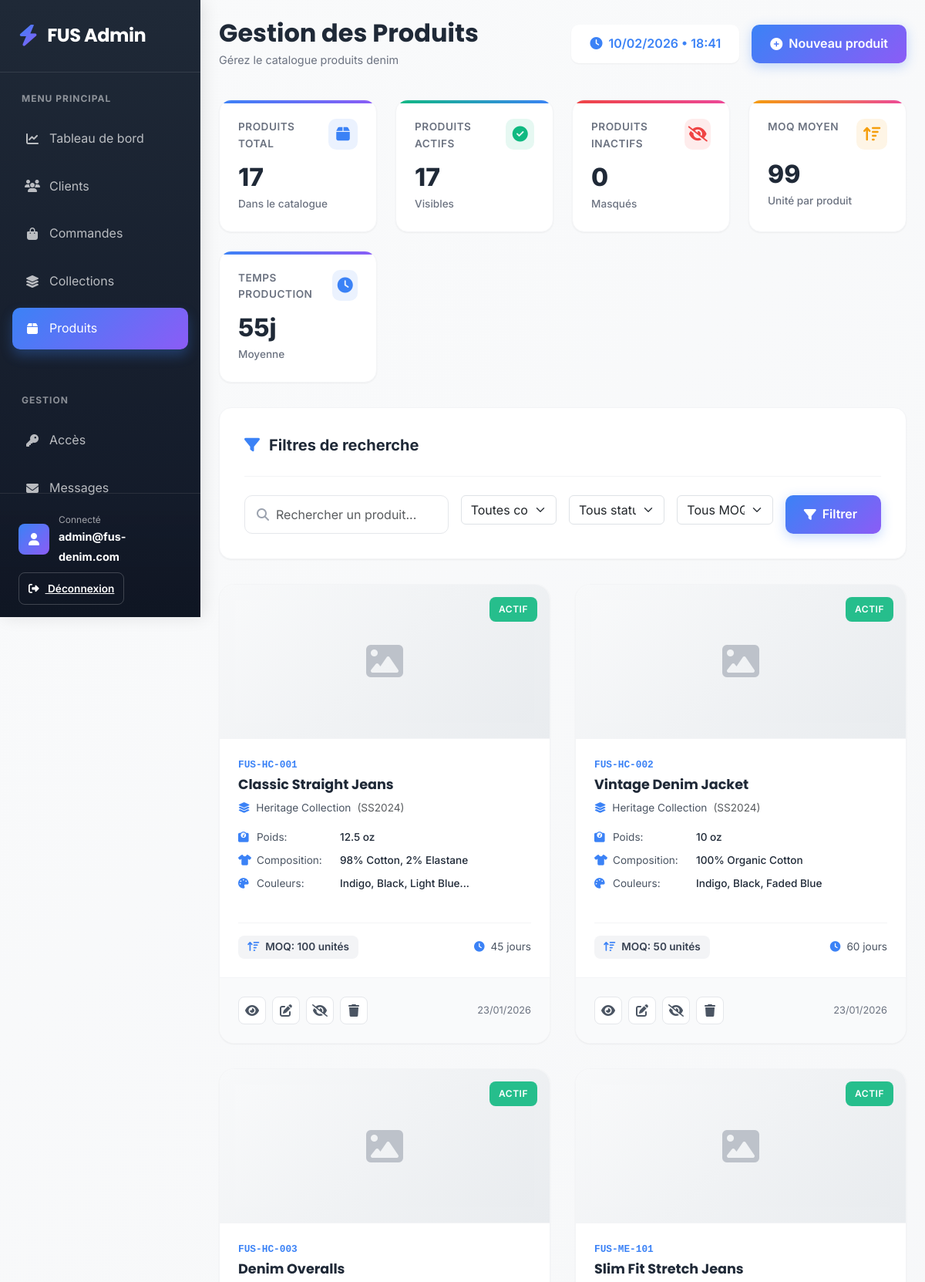
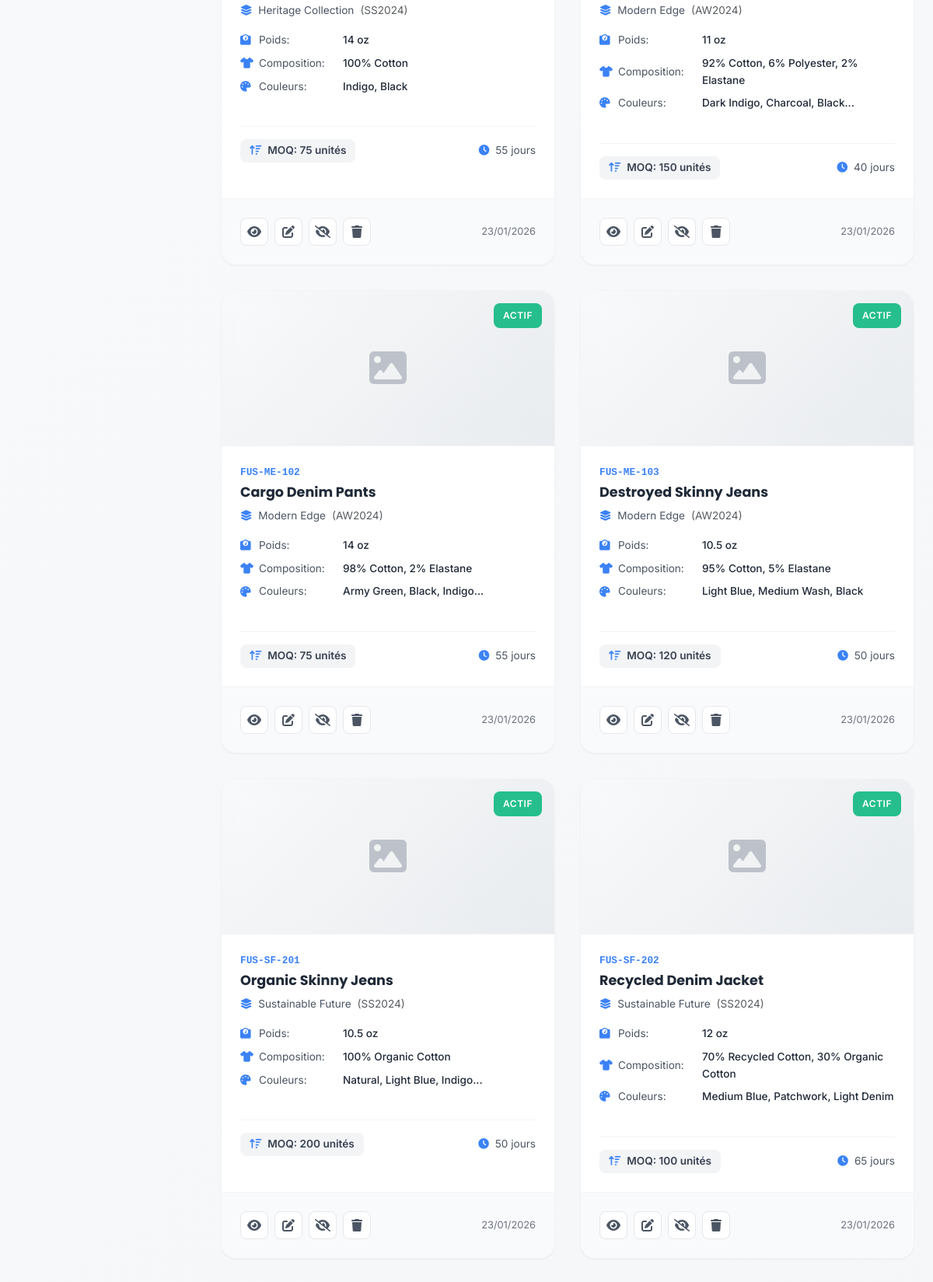
The page /products.php (signed in, upper part) on the database its author committed (2 pictures, top to bottom).
### tables this page shows
CREATE TABLE IF NOT EXISTS products (
    id INT PRIMARY KEY AUTO_INCREMENT,
    collection_id INT,
    reference VARCHAR(100) UNIQUE,
    name VARCHAR(255),
    description TEXT,
    fabric_composition TEXT,
    weight_oz VARCHAR(50),
    available_colors TEXT,
    available_sizes TEXT,
    wash_types TEXT,
    certifications TEXT,
    moq INT,
    production_time_days INT,
    pdf_spec_url VARCHAR(500),
    is_active BOOLEAN DEFAULT TRUE,
    created_at TIMESTAMP DEFAULT CURRENT_TIMESTAMP,
    FOREIGN KEY (collection_id) REFERENCES collections(id) ON DELETE SET NULL,
    INDEX idx_reference (reference),
    INDEX idx_collection (collection_id),
    INDEX idx_active_product (is_active),
    INDEX idx_moq (moq)
);

CREATE TABLE IF NOT EXISTS collections (
    id INT PRIMARY KEY AUTO_INCREMENT,
    name VARCHAR(255),
    season VARCHAR(100),
    description TEXT,
    is_public BOOLEAN DEFAULT FALSE,
    created_at TIMESTAMP DEFAULT CURRENT_TIMESTAMP,
    INDEX idx_public (is_public),
    INDEX idx_season (season)
);

### products.php (the view, shortened to what this page needs)
<?php
$database = new Database();
$conn = $database->getConnection();
$search = isset($_GET['search']) ? $_GET['search'] : '';
$collection_filter = isset($_GET['collection']) ? intval($_GET['collection']) : '';
$status_filter = isset($_GET['status']) ? $_GET['status'] : '';
$moq_filter = isset($_GET['moq']) ? $_GET['moq'] : '';
$query = "SELECT p.*, c.name as collection_name, c.season as collection_season
          FROM products p
          LEFT JOIN collections c ON p.collection_id = c.id
          WHERE 1=1 ";
$params = [];
$types = '';
$query .= " ORDER BY p.created_at DESC";
if ($params) {
    $stmt = $conn->prepare($query);
    $stmt->bind_param($types, ...$params);
    $stmt->execute();
    $result = $stmt->get_result();
} else {
    $result = $conn->query($query);
}
$products = [];
if ($result) {
    while($row = $result->fetch_assoc()) {
        $products[] = $row;
    }
}
$stats_result = $conn->query("
    SELECT
        COUNT(*) as total,
        SUM(is_active = 1) as active,
        SUM(is_active = 0) as inactive,
        AVG(moq) as avg_moq,
        AVG(production_time_days) as avg_production_days
    FROM products
");
$stats = $stats_result->fetch_assoc();
?>
<!DOCTYPE html>
<html lang="fr">
<head>
    <link href="https://cdn.jsdelivr.net/npm/bootstrap@5.3.0-alpha1/dist/css/bootstrap.min.css" rel="stylesheet">
    <link rel="stylesheet" href="https://cdnjs.cloudflare.com/ajax/libs/font-awesome/6.4.0/css/all.min.css">
</head>
<body>
    <div class="sidebar">
        <div class="logo">
            <i class="fas fa-bolt"></i>
            <h2>FUS Admin</h2>
        </div>
        <div class="nav-section">
            <div class="nav-label">Menu Principal</div>
            <a href="dashboard.php" class="nav-item">
                <i class="fas fa-chart-line"></i>
                <span>Tableau de bord</span>
            </a>
            <a href="clients.php" class="nav-item">
                <i class="fas fa-users"></i>
                <span>Clients</span>
            </a>
            <a href="order.php" class="nav-item">
                <i class="fas fa-shopping-bag"></i>
                <span>Commandes</span>
            </a>
            <a href="collection.php" class="nav-item">
                <i class="fas fa-layer-group"></i>
                <span>Collections</span>
            </a>
            <a href="products.php" class="nav-item active">
                <i class="fas fa-box"></i>
                <span>Produits</span>
            </a>
        </div>
        <div class="nav-section">
            <div class="nav-label">Gestion</div>
            <a href="access_requests.php" class="nav-item">
                <i class="fas fa-key"></i>
                <span>Accès</span>
            </a>
            <a href="messages.php" class="nav-item">
                <i class="fas fa-envelope"></i>
                <span>Messages</span>
            </a>
        </div>
        <div class="sidebar-user">
            <div class="user-card">
                <div class="user-avatar">
                    <i class="fas fa-user"></i>
                </div>
                <div class="user-info">
                    <small>Connecté</small>
                    <strong><?php echo htmlspecialchars(substr($_SESSION['user_email'], 0, 20)); ?></strong>
                </div>
            </div>
            <a href="login.php" class="logout-btn">
                <i class="fas fa-sign-out-alt me-2"></i> Déconnexion
            </a>
        </div>
    </div>
    <div class="main-content">
        <div class="header">
            <div class="header-title">
                <h1>Gestion des Produits</h1>
                <p>Gérez le catalogue produits denim</p>
            </div>
            <div class="header-actions">
                <div class="time-display">
                </div>
                <a href="product_create.php" class="btn-modern">
                    <i class="fas fa-plus-circle"></i> Nouveau produit
                </a>
            </div>
        </div>
        <div class="stats-grid">
            <div class="stat-box">
                <div class="stat-header">
                    <div class="stat-label">Produits total</div>
                    <div class="stat-icon">
                        <i class="fas fa-box"></i>
                    </div>
                </div>
                <div class="stat-value"><?php echo $stats['total']; ?></div>
                <div class="stat-trend">Dans le catalogue</div>
            </div>
            <div class="stat-box">
                <div class="stat-header">
                    <div class="stat-label">Produits actifs</div>
                    <div class="stat-icon">
                        <i class="fas fa-check-circle"></i>
                    </div>
                </div>
                <div class="stat-value"><?php echo $stats['active']; ?></div>
                <div class="stat-trend">Visibles</div>
            </div>
            <div class="stat-box">
                <div class="stat-header">
                    <div class="stat-label">Produits inactifs</div>
                    <div class="stat-icon">
                        <i class="fas fa-eye-slash"></i>
                    </div>
                </div>
                <div class="stat-value"><?php echo $stats['inactive']; ?></div>
                <div class="stat-trend">Masqués</div>
            </div>
            <div class="stat-box">
                <div class="stat-header">
                    <div class="stat-label">MOQ moyen</div>
                    <div class="stat-icon">
                        <i class="fas fa-sort-amount-up"></i>
                    </div>
                </div>
                <div class="stat-value"><?php echo round($stats['avg_moq']); ?></div>
                <div class="stat-trend">Unité par produit</div>
            </div>
            <div class="stat-box">
                <div class="stat-header">
                    <div class="stat-label">Temps production</div>
                    <div class="stat-icon">
                        <i class="fas fa-clock"></i>
                    </div>
                </div>
                <div class="stat-value"><?php echo round($stats['avg_production_days']); ?>j</div>
                <div class="stat-trend">Moyenne</div>
            </div>
        </div>
        <div class="card-modern">
            <div class="card-header">
                <div class="card-title">
                    <i class="fas fa-filter"></i> Filtres de recherche
                </div>
            </div>
            <form method="GET" class="row g-3 filter-form">
                <div class="col-lg-4">
                    <div class="search-box">
                        <i class="fas fa-search"></i>
                        <input type="text" class="form-control" name="search"
                               placeholder="Rechercher un produit..."
                               value="<?php echo htmlspecialchars($search); ?>">
                    </div>
                </div>
                <div class="col-lg-2">
                    <select class="form-select" name="collection">
                        <option value="">Toutes collections</option>
                    </select>
                </div>
                <div class="col-lg-2">
                    <select class="form-select" name="status">
                        <option value="">Tous statuts</option>
                    </select>
                </div>
                <div class="col-lg-2">
                    <select class="form-select" name="moq">
                        <option value="">Tous MOQ</option>
                    </select>
                </div>
                <div class="col-lg-2">
                    <button type="submit" class="btn-modern w-100">
                        <i class="fas fa-filter"></i> Filtrer
                    </button>
                </div>
            </form>
        </div>
        <?php if (empty($products)): ?>
        <div class="empty-state">
            <i class="fas fa-tags"></i>
            <h3>Aucun produit trouvé</h3>
            <p>
                <?php if ($search || $collection_filter || $status_filter !== '' || $moq_filter): ?>
                Essayez de modifier vos critères de recherche pour trouver ce que vous cherchez.
                <?php else: ?>
                Commencez par créer votre premier produit dans le catalogue.
                <?php endif; ?>
            </p>
            <?php if ($search || $collection_filter || $status_filter !== '' || $moq_filter): ?>
            <a href="products.php" class="btn-outline-modern">Voir tous les produits</a>
            <?php else: ?>
            <a href="product_create.php" class="btn-modern">
                <i class="fas fa-plus-circle me-2"></i>Créer un produit
            </a>
            <?php endif; ?>
        </div>
        <?php else: ?>
        <div class="products-grid">
            <?php foreach($products as $index => $product):
                $image_url = null;
            ?>
            <div class="product-card" style="animation-delay: <?php echo ($index * 0.05) + 0.2; ?>s;">
                <div class="product-image-container">
                    <?php if ($image_url): ?>
                        <img src="<?php echo htmlspecialchars($image_url); ?>"
                             alt="<?php echo htmlspecialchars($product['name']); ?>"
                             class="product-image"
                             onerror="this.onerror=null; this.style.display='none'; this.parentElement.querySelector('.image-placeholder').style.display='flex';">
                        <div class="image-placeholder" style="display: none;">
                            <i class="fas fa-image"></i>
                        </div>
                    <?php else: ?>
                        <div class="image-placeholder">
                            <i class="fas fa-image"></i>
                        </div>
                    <?php endif; ?>
                    <span class="product-status <?php echo $product['is_active'] ? 'status-active' : 'status-inactive'; ?>">
                        <?php echo $product['is_active'] ? 'Actif' : 'Inactif'; ?>
                    </span>
                </div>
                <div class="product-content">
                    <div class="product-header">
                        <div class="product-ref"><?php echo htmlspecialchars($product['reference']); ?></div>
                        <h3 class="product-name"><?php echo htmlspecialchars($product['name']); ?></h3>
                        <?php if ($product['collection_name']): ?>
                        <div class="product-collection">
                            <i class="fas fa-layer-group"></i>
                            <?php echo htmlspecialchars($product['collection_name']); ?>
                            <?php if ($product['collection_season']): ?>
                            <span class="text-muted">(<?php echo $product['collection_season']; ?>)</span>
                            <?php endif; ?>
                        </div>
                        <?php endif; ?>
                    </div>
                    <div class="product-specs">
                        <?php if ($product['weight_oz']): ?>
                        <div class="spec-item">
                            <i class="fas fa-weight"></i>
                            <span class="spec-label">Poids:</span>
                            <span class="spec-value"><?php echo htmlspecialchars($product['weight_oz']); ?> oz</span>
                        </div>
                        <?php endif; ?>
                        <?php if ($product['fabric_composition']): ?>
                        <div class="spec-item">
                            <i class="fas fa-tshirt"></i>
                            <span class="spec-label">Composition:</span>
                            <span class="spec-value"><?php echo htmlspecialchars(substr($product['fabric_composition'], 0, 50)); ?></span>
                        </div>
                        <?php endif; ?>
                        <?php if ($product['available_colors']): ?>
                        <div class="spec-item">
                            <i class="fas fa-palette"></i>
                            <span class="spec-label">Couleurs:</span>
                            <span class="spec-value"><?php
                                $colors = explode(',', $product['available_colors']);
                                echo htmlspecialchars(implode(', ', array_slice($colors, 0, 3)));
                                if (count($colors) > 3) echo '...';
                            ?></span>
                        </div>
                        <?php endif; ?>
                    </div>
                    <div class="product-meta">
                        <div class="moq-badge">
                            <i class="fas fa-sort-amount-up"></i>
                            MOQ: <?php echo $product['moq']; ?> unités
                        </div>
                        <div class="production-time">
                            <i class="fas fa-clock"></i>
                            <?php echo $product['production_time_days']; ?> jours
                        </div>
                    </div>
                </div>
                <div class="product-footer">
                    <div class="btn-action-group">
                        <a href="product_view.php?id=<?php echo $product['id']; ?>"
                           class="btn-action btn-view" title="Voir">
                            <i class="fas fa-eye"></i>
                        </a>
                        <a href="product_edit.php?id=<?php echo $product['id']; ?>"
                           class="btn-action btn-edit" title="Modifier">
                            <i class="fas fa-edit"></i>
                        </a>
                        <?php if ($product['is_active']): ?>
                            <a href="?toggle=disable&id=<?php echo $product['id']; ?>"
                               class="btn-action btn-toggle"
                               title="Désactiver"
                               onclick="return confirm('Désactiver ce produit ? Il ne sera plus visible dans le catalogue.')">
                                <i class="fas fa-eye-slash"></i>
                            </a>
                        <?php endif; ?>
                        <button type="button"
                                class="btn-action btn-delete"
                                title="Supprimer"
                                onclick="confirmDelete(<?php echo $product['id']; ?>)">
                            <i class="fas fa-trash"></i>
                        </button>
                    </div>
                    <div class="product-date">
                        <?php echo date('d/m/Y', strtotime($product['created_at'])); ?>
                    </div>
                </div>
            </div>
            <?php endforeach; ?>
        </div>
        <?php endif; ?>
    </div>
</body>
</html>

### rows shown on the page
products: is_active "ACTIF", reference "FUS-HC-001", name "Classic Straight Jeans", collection.name "Heritage Collection", collection.season "SS2024", weight_oz "12.5", fabric_composition "98% Cotton, 2% Elastane", available_colors "Indigo, Black, Light Blue", moq "100", production_time_days "45", created_at "23/01/2026"
products: is_active "ACTIF", reference "FUS-HC-002", name "Vintage Denim Jacket", collection.name "Heritage Collection", collection.season "SS2024", weight_oz "10", fabric_composition "100% Organic Cotton", available_colors "Indigo, Black, Faded Blue", moq "50", production_time_days "60", created_at "23/01/2026"
products: is_active "ACTIF", reference "FUS-HC-003", name "Denim Overalls", collection.name "Heritage Collection", collection.season "SS2024", weight_oz "14", fabric_composition "100% Cotton", available_colors "Indigo, Black", moq "75", production_time_days "55", created_at "23/01/2026"
products: is_active "ACTIF", reference "FUS-ME-101", name "Slim Fit Stretch Jeans", collection.name "Modern Edge", collection.season "AW2024", weight_oz "11", fabric_composition "92% Cotton, 6% Polyester, 2% Elastane", available_colors "Dark Indigo, Charcoal, Black", moq "150", production_time_days "40", created_at "23/01/2026"
products: is_active "ACTIF", reference "FUS-ME-102", name "Cargo Denim Pants", collection.name "Modern Edge", collection.season "AW2024", weight_oz "14", fabric_composition "98% Cotton, 2% Elastane", available_colors "Army Green, Black, Indigo", moq "75", production_time_days "55", created_at "23/01/2026"
products: is_active "ACTIF", reference "FUS-ME-103", name "Destroyed Skinny Jeans", collection.name "Modern Edge", collection.season "AW2024", weight_oz "10.5", fabric_composition "95% Cotton, 5% Elastane", available_colors "Light Blue, Medium Wash, Black", moq "120", production_time_days "50", created_at "23/01/2026"
products: is_active "ACTIF", reference "FUS-SF-201", name "Organic Skinny Jeans", collection.name "Sustainable Future", collection.season "SS2024", weight_oz "10.5", fabric_composition "100% Organic Cotton", available_colors "Natural, Light Blue, Indigo", moq "200", production_time_days "50", created_at "23/01/2026"
products: is_active "ACTIF", reference "FUS-SF-202", name "Recycled Denim Jacket", collection.name "Sustainable Future", collection.season "SS2024", weight_oz "12", fabric_composition "70% Recycled Cotton, 30% Organic Cotton", available_colors "Medium Blue, Patchwork, Light Denim", moq "100", production_time_days "65", created_at "23/01/2026"

### other values the page prints
substr($_SESSION['user_email'], 0, 20) "admin@fus-denim.com"
$stats['total'] "17"
$stats['active'] "17"
$stats['inactive'] "0"
$stats['avg_moq'] "99"
$stats['avg_production_days'] "55"
